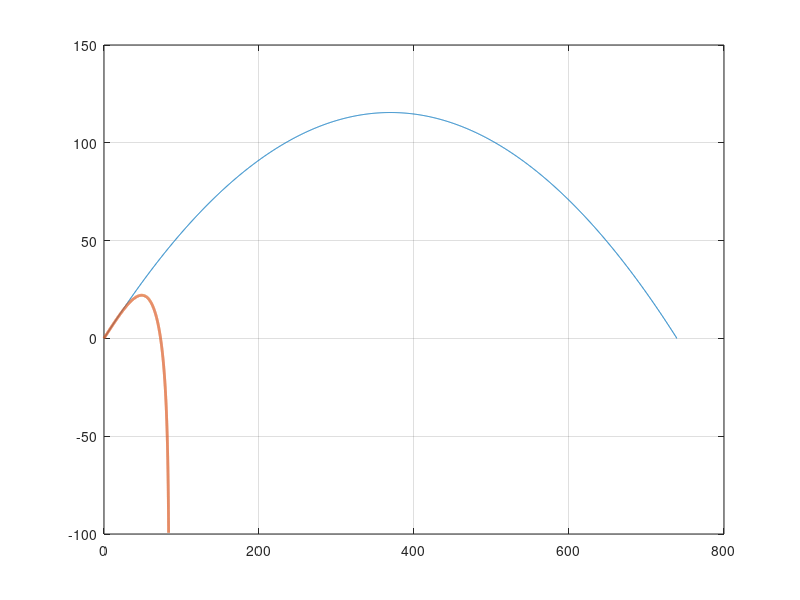

This chart was generated by the following MATLAB code: (Note: this script raises an error after producing the figure.)
% Peace Idahor
% 11/27/20
% Project 2 phase 5
% Exploring the effects of drag

clear; clf;

% ----- define given information -----
m = 0.145; % mass of a baseball in kg

x0 = 0; y0 = 0;   % because we don't really care where it starts

v0mph = 112;   % exit velocity in mph, from baseballsavant.mlb.com
phi0deg = 32;   % launch angle in degrees
                  
g = 10;   % gravitational constant in N/kg (1 N/kg = 1 m/s^2), i.e., ay = -g
         
% ----- set up more variables -----

mph2mps = 5280 * 12 * 2.54 / 100 / 3600;   % mph to m/s conversion
deg2rad = pi()/180;   % degrees to radians conversion

v0 = v0mph * mph2mps;   % initial speed in m/s (no units in the variable name)
phi0 = phi0deg * deg2rad;   % initial angle in rad (no units in the variable name)

v0x = v0 * cos(phi0);   % x-component of initial velocity in m/s
v0y = v0 * sin(phi0);   % y-component of initial velocity in m/s


% ----- compute useful characteristics of the trajectory -----

% This will help interpret the output, make sure that it makes sense

tH = v0y/g;  % time to reach max. height, in m
t_land = 2*tH;   % time of flight, in s

H = v0y^2/2*g;   % maximum height, in m
R = v0x * t_land;   % range, in m 
R_ft = R*3.3 ;  % multiplying by 3.3 to estimate range in ft
               
% *** This will be very different from what you are expected to do. ***
tmin = 0; tmax = t_land;   % stop when the ball lands
N = 2000;    % intervals
t = linspace(tmin, tmax, 1+N);
xt = x0 + v0x*t;   % x(t), ax = 0
yt = y0 + v0y*t - (1/2)*g*t.^2;    % y(t), ay = -g
dt = (tmax-tmin)/N;% initializing the change in time
x = zeros(1, 1+N); % initialize x(t)
y = zeros(1, 1+N);   % initialize y(t)
C = input('Put the dimensional constant for baseball: '); % dimensional consttant for baseball
P = 1.225; % Kg/m^3
r = 0.038; % radius of a baseball in m
A = pi()*r^2;
y(1) = y0;% the first value of array is y0
vy = v0y;   % vy(1) = v0y, but we DON'T need an array for vy
x(1) = x0; % first value of array  is x0
vx = v0x;
Dragc = 0.5*C*P*A; % constant terms for drag
m2ft = 3.281;% this is my conversion factor for m -> ft
Ei = m*(vy^2 + vx^2)/2; % the initial energy in the system
mph_ms = 2.237; % conversion factor to go from m/s to mph
for n = 1:N   % N intervals
    v = sqrt(vy^2 + vx^2); % velocity v in m/s
    Fy = -m*g - Dragc*vy*v; % the net force in the y direction
    Fx = 0-Dragc*v*vx; % v0x*vx net force in the x direction
    
    ay = Fy/m; % acceleration in the y direction
    y(n+1) = y(n) +vy*dt +(1/2)*ay*dt^2; % the next y position
    vy = vy + ay*dt; % this updates the vertical velocity
    
    ax = Fx/m;% acceleration in the x direction
    x(n+1) = x(n) + vx*dt + (1/2)*ax*dt^2;
    vx = vx + ax*dt; % updates the horzontal velocity
    if y(n+1)/y(n) <0
        Range = x(n)*m2ft % Range in feet
        Time_F = t(n) % time to hit ground in s
        VF = v; % final velocity in m/s
        EF = m*VF^2/2; % Final energy in the system in Joules
        E_Lost = abs(EF - Ei)% Energy Lost in Joules
    end
end
VF_mph = VF*mph_ms  % velocity of ball before it hits the ground in mph  
MaxHeight = max(y)*m2ft % max height of the baseball in feet
VE = 446; % this is the expected value of the range in ft
PE = abs(100*(Range - VE)/VE) % this is the percent error of my expected value and my actual value
%----------------------Part c--------------
DiagramH = 114; % max height of the baseball in the diagram in ft
DiagramT = 5.7; % time of flight of the baseball in the diagram in s
PE_H = abs(100*(MaxHeight - DiagramH)/DiagramH) % percent error of the max height in the diagram vs my value
PE_T = abs(100*(Time_F - DiagramT)/DiagramT) % percent error of the time of flight between the diagram and my value
% Except for the range the baseball goes to, there is a large difference
% between the values from the diagram and the values I got. I got smaller
% values for the max height of the baseball and the time of flight for the
% baseball.
% ----- compare analytic to numeric -----

checkSumy = sum(abs(y-yt));  % We don't need to define check = y-yt.
                            % Use ABS to make each element positive
                            % before summing.  If the sum of 2001 
                            % positive numbers is 2.6e-10, then that's 
                            % a convincing check!
checkSumx = sum(abs(x-xt));
%-------------Plotting---------------------
% turning my values from meters to feet
xtft = xt*m2ft;% turning my xt distance to feet
ytft = yt*m2ft;% turning my yt height to feet
xft = x*m2ft; 
yft = y*m2ft;

p1 = plot(xtft,ytft,xft,yft,'Linewidth',2);
grid on
ax = gca;
ax.GridAlpha = 1;
grid minor
ax.MinorGridAlpha = 0.5;
ax.FontSize =18;
ylim([0 120]);
xlabel('Distance (ft)','FontSize',18)
ylabel('Height (ft)','FontSize',18)
title('Project 2 Phase 3: Trajectory of a baseball,  drag vs no drag ','FontSize',20)
legend('No Drag',sprintf('Drag C =%g ',C),'FontSize',18)